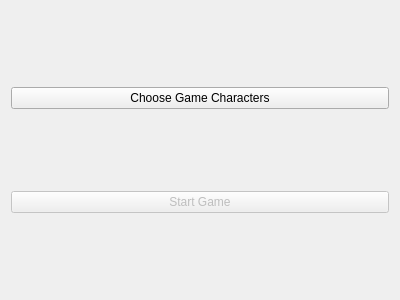
<?xml version="1.0" encoding="UTF-8"?>
<ui version="4.0">
 <class>HostPage</class>
 <widget class="QWidget" name="HostPage">
  <property name="geometry">
   <rect>
    <x>0</x>
    <y>0</y>
    <width>400</width>
    <height>300</height>
   </rect>
  </property>
  <property name="windowTitle">
   <string>Form</string>
  </property>
  <layout class="QVBoxLayout" name="verticalLayout">
   <item>
    <widget class="CompBigPrimaryButton" name="charactersPushButton">
     <property name="text">
      <string>Choose Game Characters</string>
     </property>
    </widget>
   </item>
   <item>
    <widget class="CompBigPrimaryButton" name="pushButton">
     <property name="enabled">
      <bool>false</bool>
     </property>
     <property name="text">
      <string>Start Game</string>
     </property>
    </widget>
   </item>
  </layout>
 </widget>
 <customwidgets>
  <customwidget>
   <class>CompBigPrimaryButton</class>
   <extends>QPushButton</extends>
   <header location="global">CompButtons.h</header>
  </customwidget>
 </customwidgets>
 <resources/>
 <connections/>
</ui>
